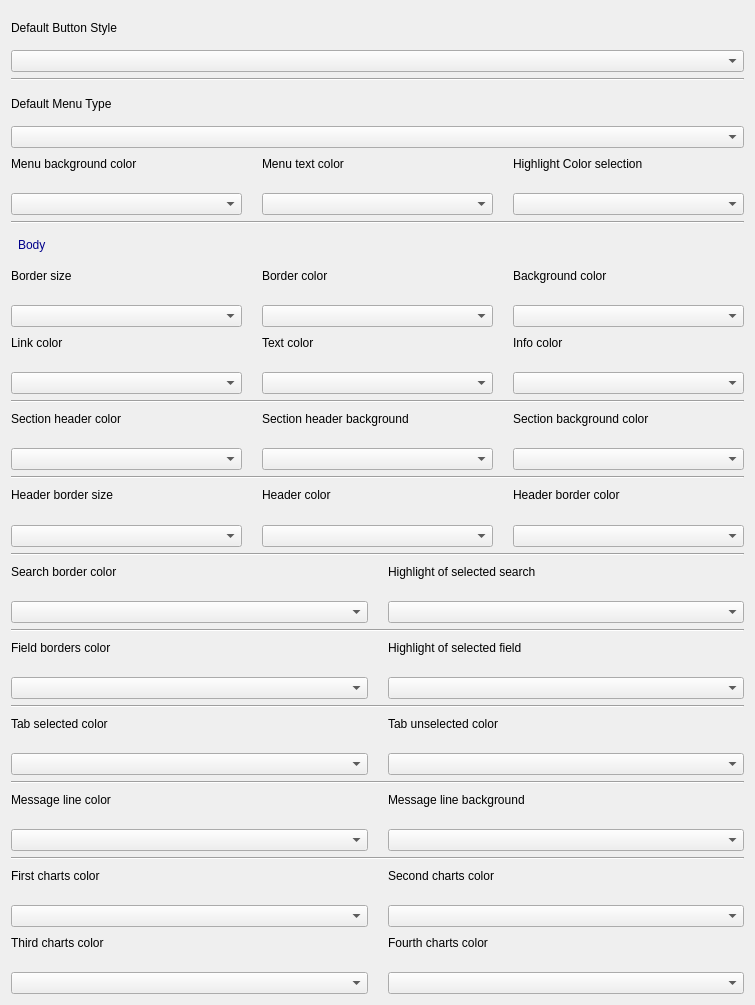
            <widget class="QWidget" name="scrollAreaWidgetContents_3">
             <property name="geometry">
              <rect>
               <x>0</x>
               <y>0</y>
               <width>755</width>
               <height>1005</height>
              </rect>
             </property>
             <layout class="QGridLayout" name="gridLayout_12">
              <item row="9" column="0">
               <layout class="QHBoxLayout" name="horizontalLayout_12">
                <property name="spacing">
                 <number>20</number>
                </property>
                <item>
                 <layout class="QVBoxLayout" name="verticalLayout_42">
                  <item>
                   <widget class="QLabel" name="label_45">
                    <property name="text">
                     <string>Section header color</string>
                    </property>
                   </widget>
                  </item>
                  <item>
                   <widget class="QComboBox" name="sectHeaderColorBox"/>
                  </item>
                 </layout>
                </item>
                <item>
                 <layout class="QVBoxLayout" name="verticalLayout_43">
                  <item>
                   <widget class="QLabel" name="label_46">
                    <property name="text">
                     <string>Section header background</string>
                    </property>
                   </widget>
                  </item>
                  <item>
                   <widget class="QComboBox" name="sectHeaderBackBox"/>
                  </item>
                 </layout>
                </item>
                <item>
                 <layout class="QVBoxLayout" name="verticalLayout_44">
                  <item>
                   <widget class="QLabel" name="label_47">
                    <property name="text">
                     <string>Section background color</string>
                    </property>
                   </widget>
                  </item>
                  <item>
                   <widget class="QComboBox" name="sectBackColorBox"/>
                  </item>
                 </layout>
                </item>
               </layout>
              </item>
              <item row="21" column="0">
               <layout class="QHBoxLayout" name="horizontalLayout_18">
                <property name="spacing">
                 <number>20</number>
                </property>
                <item>
                 <layout class="QVBoxLayout" name="verticalLayout_56">
                  <item>
                   <widget class="QLabel" name="label_31">
                    <property name="text">
                     <string>First charts color</string>
                    </property>
                   </widget>
                  </item>
                  <item>
                   <widget class="QComboBox" name="fChatColorBox"/>
                  </item>
                 </layout>
                </item>
                <item>
                 <layout class="QVBoxLayout" name="verticalLayout_57">
                  <item>
                   <widget class="QLabel" name="label_32">
                    <property name="text">
                     <string>Second charts color</string>
                    </property>
                   </widget>
                  </item>
                  <item>
                   <widget class="QComboBox" name="sChatColorBox"/>
                  </item>
                 </layout>
                </item>
               </layout>
              </item>
              <item row="17" column="0">
               <layout class="QHBoxLayout" name="horizontalLayout_16">
                <property name="spacing">
                 <number>20</number>
                </property>
                <item>
                 <layout class="QVBoxLayout" name="verticalLayout_52">
                  <item>
                   <widget class="QLabel" name="label_59">
                    <property name="text">
                     <string>Tab selected color</string>
                    </property>
                   </widget>
                  </item>
                  <item>
                   <widget class="QComboBox" name="tabSelectColorBox"/>
                  </item>
                 </layout>
                </item>
                <item>
                 <layout class="QVBoxLayout" name="verticalLayout_53">
                  <item>
                   <widget class="QLabel" name="label_60">
                    <property name="text">
                     <string>Tab unselected color</string>
                    </property>
                   </widget>
                  </item>
                  <item>
                   <widget class="QComboBox" name="tabUnselectColorBox"/>
                  </item>
                 </layout>
                </item>
               </layout>
              </item>
              <item row="6" column="0">
               <layout class="QHBoxLayout" name="horizontalLayout_11">
                <property name="spacing">
                 <number>20</number>
                </property>
                <item>
                 <layout class="QVBoxLayout" name="verticalLayout_36">
                  <item>
                   <widget class="QLabel" name="label_38">
                    <property name="text">
                     <string>Border size</string>
                    </property>
                   </widget>
                  </item>
                  <item>
                   <widget class="QComboBox" name="borderSizeBox"/>
                  </item>
                 </layout>
                </item>
                <item>
                 <layout class="QVBoxLayout" name="verticalLayout_37">
                  <item>
                   <widget class="QLabel" name="label_39">
                    <property name="text">
                     <string>Border color</string>
                    </property>
                   </widget>
                  </item>
                  <item>
                   <widget class="QComboBox" name="borderColorBox"/>
                  </item>
                 </layout>
                </item>
                <item>
                 <layout class="QVBoxLayout" name="verticalLayout_38">
                  <item>
                   <widget class="QLabel" name="label_40">
                    <property name="text">
                     <string>Background color</string>
                    </property>
                   </widget>
                  </item>
                  <item>
                   <widget class="QComboBox" name="backColorBox"/>
                  </item>
                 </layout>
                </item>
               </layout>
              </item>
              <item row="0" column="0">
               <layout class="QVBoxLayout" name="verticalLayout_31">
                <item>
                 <widget class="QLabel" name="label_30">
                  <property name="text">
                   <string>Default Button Style</string>
                  </property>
                 </widget>
                </item>
                <item>
                 <widget class="QComboBox" name="buttonsStyleBox"/>
                </item>
               </layout>
              </item>
              <item row="19" column="0">
               <layout class="QHBoxLayout" name="horizontalLayout_17">
                <property name="spacing">
                 <number>20</number>
                </property>
                <item>
                 <layout class="QVBoxLayout" name="verticalLayout_55">
                  <item>
                   <widget class="QLabel" name="label_63">
                    <property name="text">
                     <string>Message line color</string>
                    </property>
                   </widget>
                  </item>
                  <item>
                   <widget class="QComboBox" name="msgColorBox"/>
                  </item>
                 </layout>
                </item>
                <item>
                 <layout class="QVBoxLayout" name="verticalLayout_54">
                  <item>
                   <widget class="QLabel" name="label_61">
                    <property name="text">
                     <string>Message line background</string>
                    </property>
                   </widget>
                  </item>
                  <item>
                   <widget class="QComboBox" name="msgBackBox"/>
                  </item>
                 </layout>
                </item>
               </layout>
              </item>
              <item row="15" column="0">
               <layout class="QHBoxLayout" name="horizontalLayout_15">
                <property name="spacing">
                 <number>20</number>
                </property>
                <item>
                 <layout class="QVBoxLayout" name="verticalLayout_51">
                  <item>
                   <widget class="QLabel" name="label_56">
                    <property name="text">
                     <string>Field borders color</string>
                    </property>
                   </widget>
                  </item>
                  <item>
                   <widget class="QComboBox" name="fieldsBordColorBox"/>
                  </item>
                 </layout>
                </item>
                <item>
                 <layout class="QVBoxLayout" name="verticalLayout_50">
                  <item>
                   <widget class="QLabel" name="label_57">
                    <property name="text">
                     <string>Highlight of selected field</string>
                    </property>
                   </widget>
                  </item>
                  <item>
                   <widget class="QComboBox" name="selectedFieldBox"/>
                  </item>
                 </layout>
                </item>
               </layout>
              </item>
              <item row="22" column="0">
               <layout class="QHBoxLayout" name="horizontalLayout_19">
                <property name="spacing">
                 <number>20</number>
                </property>
                <item>
                 <layout class="QVBoxLayout" name="verticalLayout_59">
                  <item>
                   <widget class="QLabel" name="label_44">
                    <property name="text">
                     <string>Third charts color</string>
                    </property>
                   </widget>
                  </item>
                  <item>
                   <widget class="QComboBox" name="thChatColorBox"/>
                  </item>
                 </layout>
                </item>
                <item>
                 <layout class="QVBoxLayout" name="verticalLayout_58">
                  <item>
                   <widget class="QLabel" name="label_48">
                    <property name="text">
                     <string>Fourth charts color</string>
                    </property>
                   </widget>
                  </item>
                  <item>
                   <widget class="QComboBox" name="fourChatColorBox"/>
                  </item>
                 </layout>
                </item>
               </layout>
              </item>
              <item row="3" column="0">
               <layout class="QHBoxLayout" name="horizontalLayout_9">
                <property name="spacing">
                 <number>20</number>
                </property>
                <item>
                 <layout class="QVBoxLayout" name="verticalLayout_33">
                  <item>
                   <widget class="QLabel" name="label_34">
                    <property name="text">
                     <string>Menu background color</string>
                    </property>
                   </widget>
                  </item>
                  <item>
                   <widget class="QComboBox" name="menuBackColorBox"/>
                  </item>
                 </layout>
                </item>
                <item>
                 <layout class="QVBoxLayout" name="verticalLayout_34">
                  <item>
                   <widget class="QLabel" name="label_35">
                    <property name="text">
                     <string>Menu text color</string>
                    </property>
                   </widget>
                  </item>
                  <item>
                   <widget class="QComboBox" name="menuTextColorBox"/>
                  </item>
                 </layout>
                </item>
                <item>
                 <layout class="QVBoxLayout" name="verticalLayout_35">
                  <item>
                   <widget class="QLabel" name="label_36">
                    <property name="text">
                     <string>Highlight Color selection</string>
                    </property>
                   </widget>
                  </item>
                  <item>
                   <widget class="QComboBox" name="selectionColorBox"/>
                  </item>
                 </layout>
                </item>
               </layout>
              </item>
              <item row="2" column="0">
               <layout class="QVBoxLayout" name="verticalLayout_32">
                <item>
                 <widget class="QLabel" name="label_33">
                  <property name="text">
                   <string>Default Menu Type</string>
                  </property>
                 </widget>
                </item>
                <item>
                 <widget class="QComboBox" name="menuTypeBox"/>
                </item>
               </layout>
              </item>
              <item row="13" column="0">
               <layout class="QHBoxLayout" name="horizontalLayout_14">
                <property name="spacing">
                 <number>20</number>
                </property>
                <item>
                 <layout class="QVBoxLayout" name="verticalLayout_48">
                  <item>
                   <widget class="QLabel" name="label_53">
                    <property name="text">
                     <string>Search border color</string>
                    </property>
                   </widget>
                  </item>
                  <item>
                   <widget class="QComboBox" name="searchBordColorBox"/>
                  </item>
                 </layout>
                </item>
                <item>
                 <layout class="QVBoxLayout" name="verticalLayout_49">
                  <item>
                   <widget class="QLabel" name="label_54">
                    <property name="text">
                     <string>Highlight of selected search</string>
                    </property>
                   </widget>
                  </item>
                  <item>
                   <widget class="QComboBox" name="selectedSearchBox"/>
                  </item>
                 </layout>
                </item>
               </layout>
              </item>
              <item row="11" column="0">
               <layout class="QHBoxLayout" name="horizontalLayout_13">
                <property name="spacing">
                 <number>20</number>
                </property>
                <item>
                 <layout class="QVBoxLayout" name="verticalLayout_45">
                  <item>
                   <widget class="QLabel" name="label_49">
                    <property name="text">
                     <string>Header border size</string>
                    </property>
                   </widget>
                  </item>
                  <item>
                   <widget class="QComboBox" name="headBordSizeBox"/>
                  </item>
                 </layout>
                </item>
                <item>
                 <layout class="QVBoxLayout" name="verticalLayout_46">
                  <item>
                   <widget class="QLabel" name="label_50">
                    <property name="text">
                     <string>Header color</string>
                    </property>
                   </widget>
                  </item>
                  <item>
                   <widget class="QComboBox" name="headColorBox"/>
                  </item>
                 </layout>
                </item>
                <item>
                 <layout class="QVBoxLayout" name="verticalLayout_47">
                  <item>
                   <widget class="QLabel" name="label_51">
                    <property name="text">
                     <string>Header border color</string>
                    </property>
                   </widget>
                  </item>
                  <item>
                   <widget class="QComboBox" name="headBordColorBox"/>
                  </item>
                 </layout>
                </item>
               </layout>
              </item>
              <item row="7" column="0">
               <layout class="QHBoxLayout" name="horizontalLayout_10">
                <property name="spacing">
                 <number>20</number>
                </property>
                <item>
                 <layout class="QVBoxLayout" name="verticalLayout_39">
                  <item>
                   <widget class="QLabel" name="label_41">
                    <property name="text">
                     <string>Link color</string>
                    </property>
                   </widget>
                  </item>
                  <item>
                   <widget class="QComboBox" name="linkColorBox"/>
                  </item>
                 </layout>
                </item>
                <item>
                 <layout class="QVBoxLayout" name="verticalLayout_40">
                  <item>
                   <widget class="QLabel" name="label_42">
                    <property name="text">
                     <string>Text color</string>
                    </property>
                   </widget>
                  </item>
                  <item>
                   <widget class="QComboBox" name="textColorBox"/>
                  </item>
                 </layout>
                </item>
                <item>
                 <layout class="QVBoxLayout" name="verticalLayout_41">
                  <item>
                   <widget class="QLabel" name="label_43">
                    <property name="text">
                     <string>Info color</string>
                    </property>
                   </widget>
                  </item>
                  <item>
                   <widget class="QComboBox" name="infoColorBox"/>
                  </item>
                 </layout>
                </item>
               </layout>
              </item>
              <item row="4" column="0">
               <widget class="Line" name="line_2">
                <property name="orientation">
                 <enum>Qt::Horizontal</enum>
                </property>
               </widget>
              </item>
              <item row="14" column="0">
               <widget class="Line" name="line_6">
                <property name="orientation">
                 <enum>Qt::Horizontal</enum>
                </property>
               </widget>
              </item>
              <item row="5" column="0">
               <widget class="QLabel" name="label_37">
                <property name="sizePolicy">
                 <sizepolicy hsizetype="Preferred" vsizetype="Minimum">
                  <horstretch>0</horstretch>
                  <verstretch>0</verstretch>
                 </sizepolicy>
                </property>
                <property name="minimumSize">
                 <size>
                  <width>0</width>
                  <height>0</height>
                 </size>
                </property>
                <property name="maximumSize">
                 <size>
                  <width>16777215</width>
                  <height>30</height>
                 </size>
                </property>
                <property name="styleSheet">
                 <string notr="true">QLabel {
               color: darkblue;
               padding: 4px;
               border-radius: 5px;
               border-style: outset;
	           font: 11pt &quot;MS Shell Dlg 2&quot;;
              }</string>
                </property>
                <property name="text">
                 <string>Body</string>
                </property>
               </widget>
              </item>
              <item row="1" column="0">
               <widget class="Line" name="line_5">
                <property name="orientation">
                 <enum>Qt::Horizontal</enum>
                </property>
               </widget>
              </item>
              <item row="8" column="0">
               <widget class="Line" name="line">
                <property name="orientation">
                 <enum>Qt::Horizontal</enum>
                </property>
               </widget>
              </item>
              <item row="16" column="0">
               <widget class="Line" name="line_7">
                <property name="orientation">
                 <enum>Qt::Horizontal</enum>
                </property>
               </widget>
              </item>
              <item row="10" column="0">
               <widget class="Line" name="line_3">
                <property name="orientation">
                 <enum>Qt::Horizontal</enum>
                </property>
               </widget>
              </item>
              <item row="18" column="0">
               <widget class="Line" name="line_8">
                <property name="orientation">
                 <enum>Qt::Horizontal</enum>
                </property>
               </widget>
              </item>
              <item row="12" column="0">
               <widget class="Line" name="line_4">
                <property name="orientation">
                 <enum>Qt::Horizontal</enum>
                </property>
               </widget>
              </item>
              <item row="20" column="0">
               <widget class="Line" name="line_9">
                <property name="orientation">
                 <enum>Qt::Horizontal</enum>
                </property>
               </widget>
              </item>
             </layout>
            </widget>
